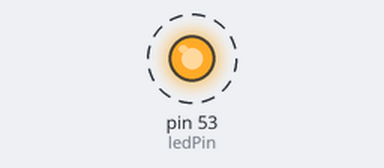
A sketch run on a simulated Arduino Mega 2560, built with avr-gcc and run on an emulated ATmega2560. Shown: output pins drawn as LEDs (lit = HIGH). Dashed ring = blinking.

Above: at 0.5 s.
Timing chart, 0 to 4.6 s (numbered marks = the images above):
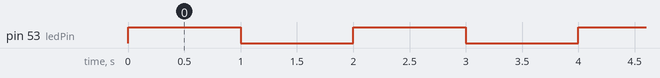

The sketch:

PART_II_-_Q3__Blink_External_.ino
```cpp
// CPE 301: Lab 04
// Used in Questions 3 and 4
// September 27, 2017

int ledPin = 53;

// Initialize pins as outputs.
void setup()
{
  pinMode(ledPin, OUTPUT);
}

// Loops: Turns LED on, waits, Turns LED off, waits
void loop()
{
  // Change delay for faster blinking
  digitalWrite(ledPin, HIGH);
  delay(1000);
  digitalWrite(ledPin, LOW);
  delay(1000);
}
```

Measured:
- by itself, pin 53 (ledPin): alternates HIGH for 1.0 s and LOW for 1.0 s
